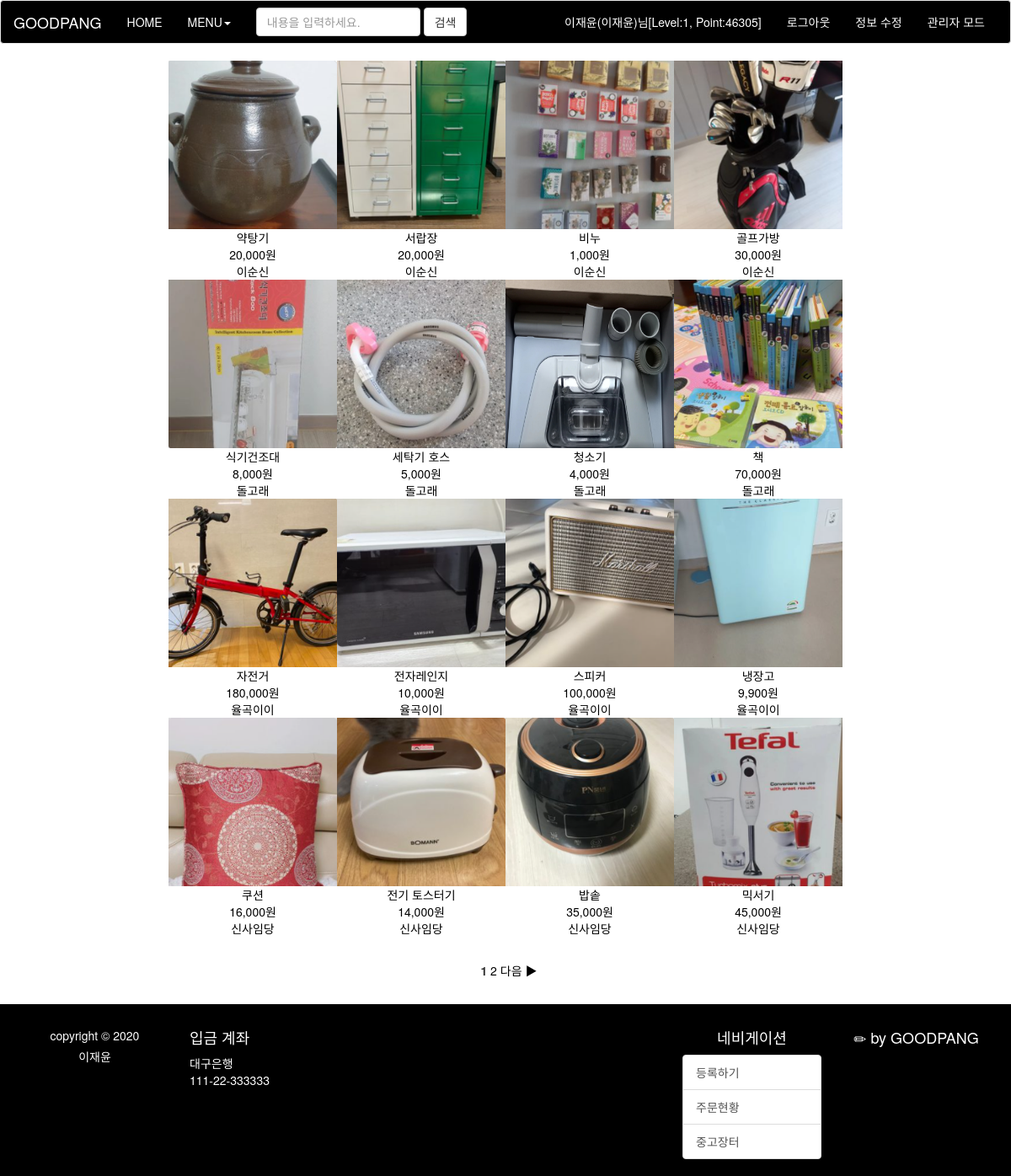
Page /final-project-final/used_index.php (signed in) on the committed database.
### tables this page shows
CREATE TABLE `product_my` (
  `num` int(11) NOT NULL,
  `id` char(15) NOT NULL,
  `name` char(10) NOT NULL,
  `product_name` char(200) NOT NULL,
  `price` int(11) NOT NULL,
  `memo` text NOT NULL,
  `regist_day` char(20) NOT NULL,
  `hit` int(11) NOT NULL,
  `file_name` char(40) DEFAULT NULL,
  `file_type` char(40) DEFAULT NULL,
  `file_copied` char(40) DEFAULT NULL
);

### final-project-final/used_main.php (the view, shortened to what this page needs)
<?php
	if (isset($_GET["page"]))
		$page = $_GET["page"];
	else
		$page = 1;
	$con = mysqli_connect("localhost", "user1", "12345", "goodpang");
	$sql = "select * from product_my where id !='이재윤' order by num desc";
	$result = mysqli_query($con, $sql);
	$total_record = mysqli_num_rows($result);
	$scale = 16;
	if ($total_record % $scale == 0)
		$total_page = floor($total_record/$scale);
	else
		$total_page = floor($total_record/$scale) + 1;
	$start = ($page - 1) * $scale;
	?>
 <center>
 <table border="0" cellspacing="15" cellpadding="15">
 <?php
   for ($i=$start; $i<$start+$scale && $i < $total_record; $i++)
   {
      mysqli_data_seek($result, $i);
      $row = mysqli_fetch_array($result);
	    $num            = $row["num"];
	    $id             = $row["id"];
	    $product_name   = $row["product_name"];
      $price          = $row["price"];
      $file_copied     = $row["file_copied"];
?>
<td style="text-align:center;">
	<a href=used_board.php?num=<?=$num?>>
	<img src="./data/<?=$file_copied?>" width="200px" height="200px"><br>
	<?=$product_name?><br>
	<?=number_format($price)?>원<br>
  <?=$id?>
	</td>
<?php
   }?>
 </table>
</center>
			<ul id="page_num" >
<?php
	if ($total_page>=2 && $page >= 2)
	{
		$new_page = $page-1;
		echo "<li><a href='used_index.php?page=$new_page'>◀ 이전</a> </li>";
	}
	else
		echo "<li>&nbsp;</li>";
   	for ($i=1; $i<=$total_page; $i++)
   	{
		if ($page == $i)
		{
			echo "<li><b> $i </b></li>";
		}
		else
		{
			echo "<li><a href='used_index.php?page=$i'> $i </a><li>";
		}
   	}
   	if ($total_page>=2 && $page != $total_page)
   	{
		$new_page = $page+1;
		echo "<li> <a href='used_index.php?page=$new_page'>다음 ▶</a> </li>";
	}
	else
		echo "<li>&nbsp;</li>";
?>
</ul>

### final-project-final/css/common.css (style rules this page uses)
* { padding: 0; margin: 0; }
body { font-family: "돋움"; font-size: 14px; }
img { border: 0; }
ul { list-style-type: none; }

### final-project-final/css/main.css (style rules this page uses)
#page_num { text-align: center; margin: 30px 0 }
#page_num li { display: inline; }

### final-project-final/css/bar.css (style rules this page uses)
* { font-family: :'Nanum Gothic'; }
a { color: #000000; text-decoration: none; }

### rows in the picture
product_my: file_copied (picture), product_name "약탕기", price "20,000", id "이순신"
product_my: file_copied (picture), product_name "서랍장", price "20,000", id "이순신"
product_my: file_copied (picture), product_name "비누", price "1,000", id "이순신"
product_my: file_copied (picture), product_name "골프가방", price "30,000", id "이순신"
product_my: file_copied (picture), product_name "식기건조대", price "8,000", id "돌고래"
product_my: file_copied (picture), product_name "세탁기 호스", price "5,000", id "돌고래"
product_my: file_copied (picture), product_name "청소기", price "4,000", id "돌고래"
product_my: file_copied (picture), product_name "책", price "70,000", id "돌고래"
product_my: file_copied (picture), product_name "자전거", price "180,000", id "율곡이이"
product_my: file_copied (picture), product_name "전자레인지", price "10,000", id "율곡이이"
product_my: file_copied (picture), product_name "스피커", price "100,000", id "율곡이이"
product_my: file_copied (picture), product_name "냉장고", price "9,900", id "율곡이이"
product_my: file_copied (picture), product_name "쿠션", price "16,000", id "신사임당"
product_my: file_copied (picture), product_name "전기 토스터기", price "14,000", id "신사임당"
product_my: file_copied (picture), product_name "밥솥", price "35,000", id "신사임당"
product_my: file_copied (picture), product_name "믹서기", price "45,000", id "신사임당"

### other values in the picture
$logged "이재윤(이재윤)님[Level:1, Point:46305]"
